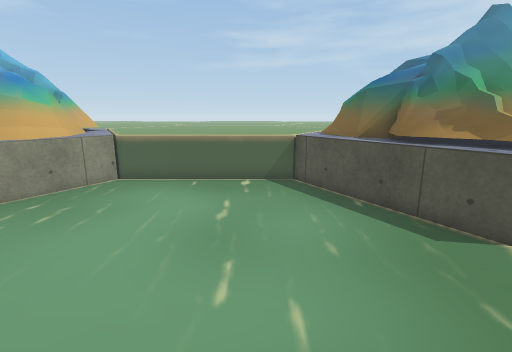
view 1 (above)

19 first-person views from a walk through a scene from a Unity 3-D project. The camera is 1.4 m above the floor, tilts 12° down and sees 85° across. The floor is counted in squares, 0.5 m on a side. Each view is taken from the middle of a square. On the plan, view 1 faces up. The plan holds only what a view shows up to about 19 squares ahead; the rest is blank. The place goes on beyond the plan. The player is left out. Some surface patterns are stand-ins.

view 2
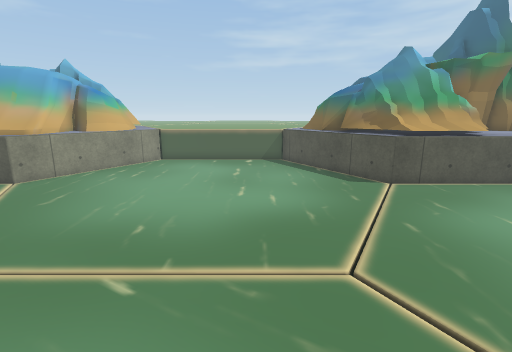

view 3
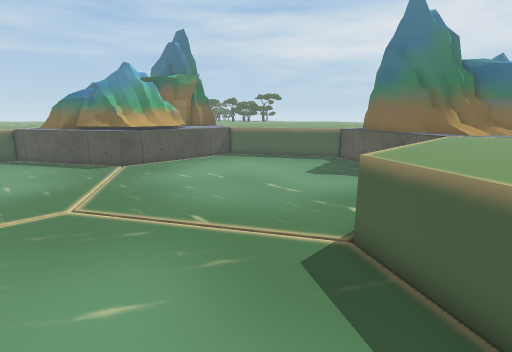

view 4
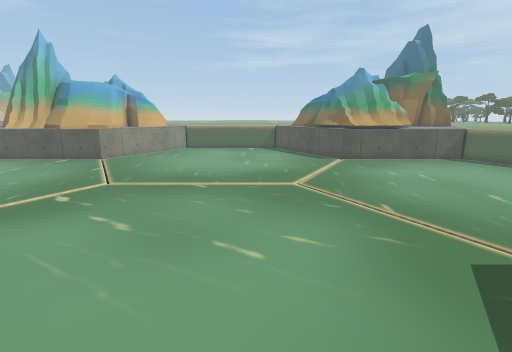

view 5
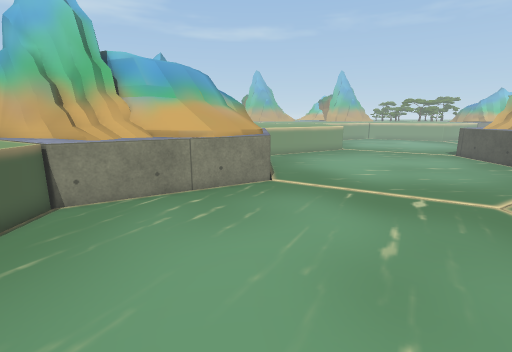

view 6
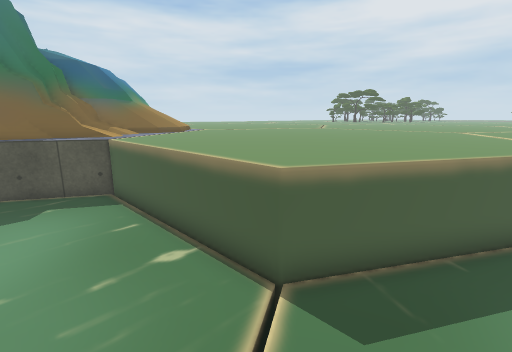

view 7
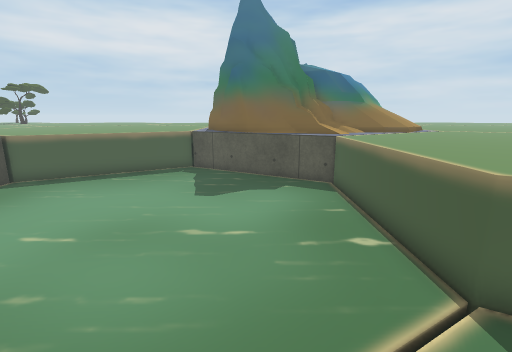

view 8
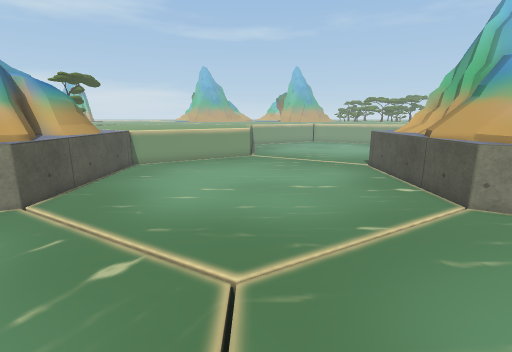

view 9
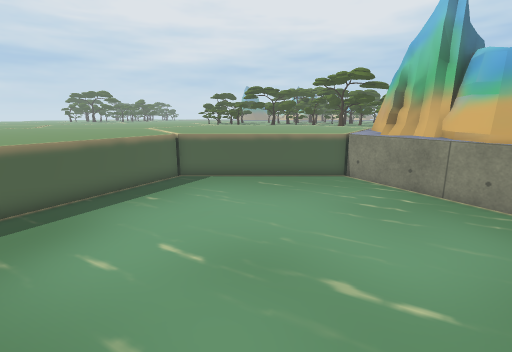

view 10
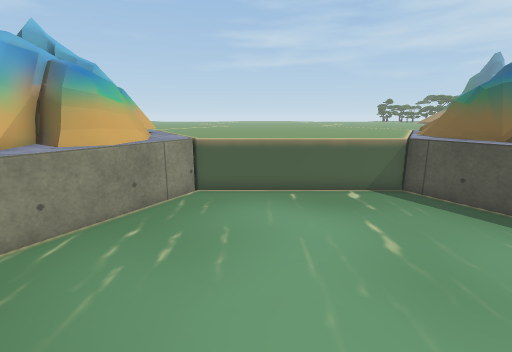

view 11
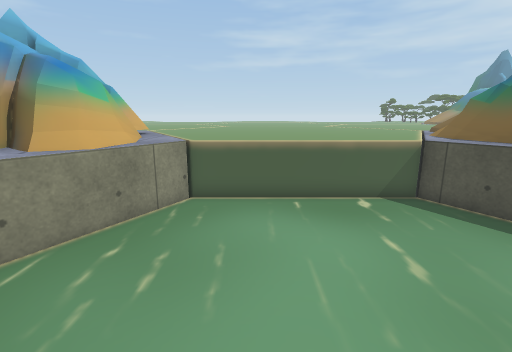

view 12
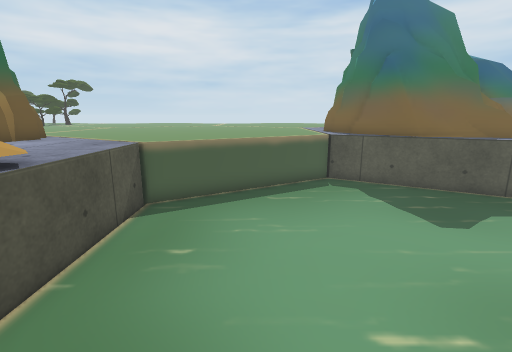

view 13
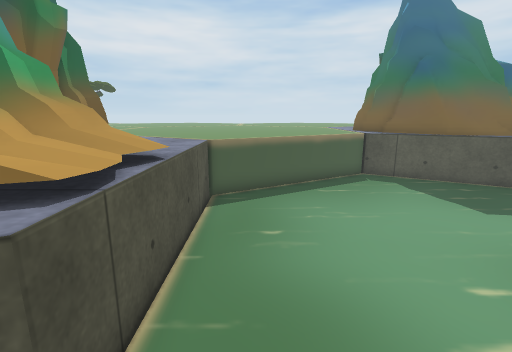

view 14
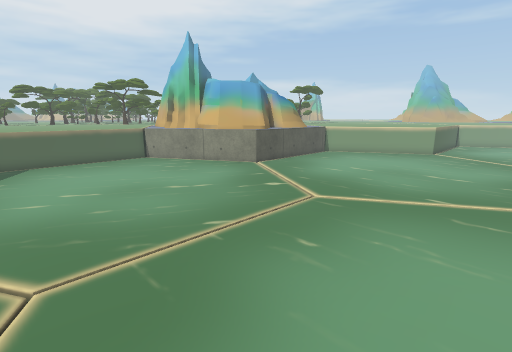

view 15
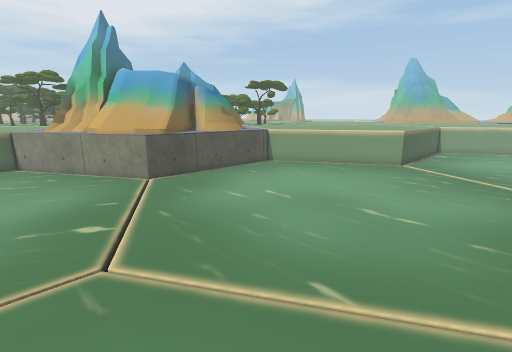

view 16
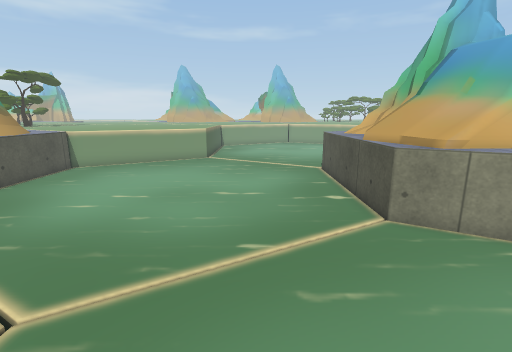

view 17
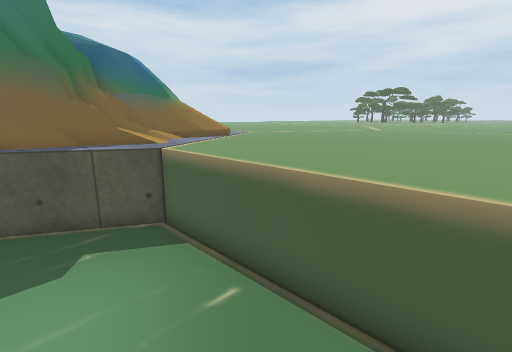

view 18
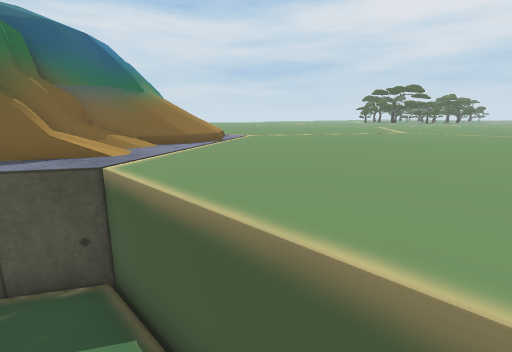

view 19
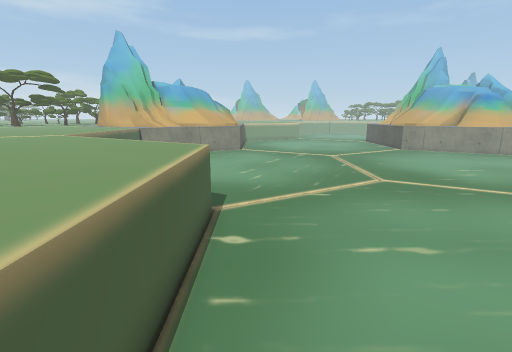

### Floor plan
Key: @ floor where view 1 was taken; # wall or solid block; . floor; = window, fence, low wall or low ledge; ^ raised ledge.
Columns run from 18 left of view 1 to 17 right of it. Each row starts with its distance up from view 1.
 15         #^^^^^^^^^^^^^^
 14          #^^^^^^^^^^^^#
 13          #^^^^^^^^^^^^#
 12          ##^........^^##
 11        ####=.........^^####    #^  #
 10        ##^^..........^^########^^##^
  9 ###    #^^#...........=#######^^^^^^
  8 #^  ^^^^^^............#^#####^^^^^^^
  7 ^^^^^^^^^..............^^^^^^^^^^^^^
  6 ^^^^^==^=...............^^^^^^^^^^^^
  5 ................................^^^^
  4 .................................^^^
  3 .................................#^^
  2 ..................................^^
  1 ..................................#^
  0 ..................@................^
 -1 ....................................
 -2 ...................................#
 -3 ...................................^
 -4 ..................................##
 -5 ..................................##
 -6 .................................^##
 -7 .................................^##
 -8 ......=.................=.......^^^#
 -9 ^^^^^^^^^..............#^^^^^^^^^^^^
-10  #####^^=#.............^^^^^^^^^^^^^
-11    ### ^^^............^^^^^^^^^^^^^^
-12         ^^^...........^^^^^^^^^^^^#^
-13         #^^..........^^^^^^^^^^^^^^^
-14        ##^^^.........^^^^^^^^^^^^^^^
-15        ##^^^=.......^^^^^^^^^^^^^^^^
-16         ##^^^^^^^^^^^^^^^^^^^^^^^^^^
-17         ##^^^^^^^^^^^^^^^^^^^^^^^^^^

Positions as (right, up) in squares from view 1, and headings:
1: (0, 0), facing up
2: (0, -6), facing up
3: (0, -11), facing up-right
4: (0, -13), facing up
5: (2, -9), facing left
6: (3, -5), facing down-right
7: (2, -5), facing right
8: (-2, -1), facing left
9: (-2, -2), facing down
10: (-4, 2), facing up
11: (-4, 3), facing up
12: (5, 2), facing right
13: (4, 4), facing right
14: (2, 4), facing down-left
15: (-5, 4), facing down-left
16: (-3, 2), facing left
17: (7, -5), facing down-right
18: (9, -7), facing down-right
19: (14, -7), facing left
